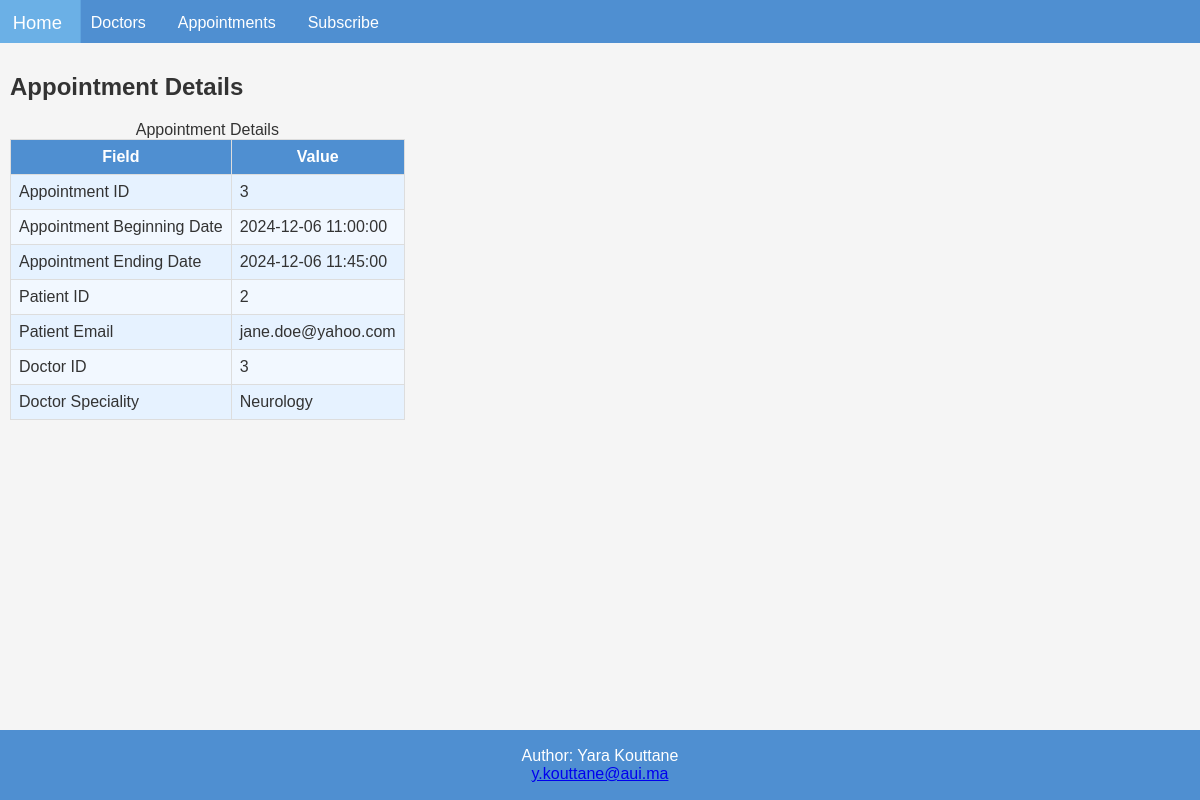
The app's page /appointments/appointment_details.php?id=3 with its own data.
### tables this page shows
CREATE TABLE APPOINTMENT(
    appointment_id INT PRIMARY KEY AUTO_INCREMENT,
    appointment_date_beg DATETIME NOT NULL,
    appointment_date_end DATETIME NOT NULL,
    patient_id INT NOT NULL,
    doctor_id INT NOT NULL,
    CONSTRAINT has_appointment 
    FOREIGN KEY (patient_id)
    REFERENCES patient(patient_id),
    CONSTRAINT gives_appointment 
    FOREIGN KEY (doctor_id)
    REFERENCES doctor(doctor_id)
);

CREATE TABLE patient(
    patient_id INT PRIMARY KEY AUTO_INCREMENT,
    patient_last_name varchar(64) NOT NULL,
    patient_first_name varchar(64) NOT NULL,
    patient_phone varchar(10) NOT NULL UNIQUE,
    patient_email varchar(64) NOT NULL UNIQUE,
    patient_password varchar(64) NOT NULL
);

CREATE TABLE doctor(
    doctor_id INT PRIMARY KEY AUTO_INCREMENT,
    doctor_last_name varchar(64) NOT NULL,
    doctor_first_name varchar(64) NOT NULL,
    doctor_speciality varchar(64) NOT NULL
);

### appointments/appointment_details.php (the view, shortened to what this page needs)
<!DOCTYPE html>
<html>
<head>
  <link rel="stylesheet" href="css/mystyle.css">
</head>
<body>
    <div class="wrapper">
<?php include '../inc/header.php'; ?>
<div class="content">
<h2>Appointment Details</h2>
<?php
include "../config/init.php";
try {
    if (isset($_GET['id']) && is_numeric($_GET['id'])) {
        $appointment_id = intval($_GET['id']);
        $conn = new PDO("mysql:host=$server;dbname=$db", $user, $password);
        $qry = "SELECT APPOINTMENT_ID, APPOINTMENT_DATE_BEG, APPOINTMENT_DATE_END,
                       P.PATIENT_ID, P.PATIENT_EMAIL,
                       D.DOCTOR_ID, D.DOCTOR_SPECIALITY
                FROM APPOINTMENT A
                JOIN PATIENT P ON A.patient_id = P.PATIENT_ID
                JOIN DOCTOR D ON A.DOCTOR_id = D.DOCTOR_ID
                WHERE APPOINTMENT_ID = :appointment_id;";
        $stmt = $conn->prepare($qry);
        $stmt->execute(['appointment_id' => $appointment_id]);
        $result = $stmt->fetch(PDO::FETCH_ASSOC);
        if ($result) {
            echo "<table>\n";
            echo "<caption>Appointment Details</caption>\n";
            echo "<tr><th>Field</th><th>Value</th></tr>\n";
            echo "<tr><td>Appointment ID</td><td>" . $result['APPOINTMENT_ID'] . "</td></tr>";
            echo "<tr><td>Appointment Beginning Date</td><td>" . $result['APPOINTMENT_DATE_BEG'] . "</td></tr>";
            echo "<tr><td>Appointment Ending Date</td><td>" . $result['APPOINTMENT_DATE_END'] . "</td></tr>";
            echo "<tr><td>Patient ID</td><td>" . $result['PATIENT_ID'] . "</td></tr>";
            echo "<tr><td>Patient Email</td><td>" . $result['PATIENT_EMAIL'] . "</td></tr>";
            echo "<tr><td>Doctor ID</td><td>" . $result['DOCTOR_ID'] . "</td></tr>";
            echo "<tr><td>Doctor Speciality</td><td>" . $result['DOCTOR_SPECIALITY'] . "</td></tr>";
            echo "</table>\n";
        } else {
            echo "<p>No appointment found with ID: $appointment_id</p>";
        }
    } else {
        echo "<p>Invalid or missing appointment ID.</p>";
    }
}
catch(PDOException $e) {
    echo "<p>Error: " . $e->getMessage() . "</p>";
}
?>
</div>
<?php include '../inc/footer.php'; ?>
</div>
</body>
</html>

### css/mystyle.css (style rules this page uses)
* { box-sizing: border-box; font-family: Arial, Helvetica, sans-serif; }
body { margin: 0; font-family: system-ui, -apple-system, BlinkMacSystemFont, 'Segoe UI', Roboto, Oxygen, Ubuntu, Cantarell, 'Open Sans', 'Helvetica Neue', sans-serif; background-color: #ffffff; }
.content { background-color: #f5f5f5; padding: 10px; height: 100%; color: #333333; }
table, th, td { border: 1px solid #dddddd; border-collapse: collapse; }
th { background-color: #4f8fd1; color: white; padding: 8px; }
td { padding: 8px; }
tr:nth-child(even) { background-color: #e6f2ff; color: #333; }
tr:nth-child(odd) { background-color: #f2f8ff; color: #333; }
.wrapper { height: 100vh; display: flex; flex-direction: column; }

### records on screen
appointment: appointment_id "3", appointment_date_beg "2024-12-06 11:00:00", appointment_date_end "2024-12-06 11:45:00", patient.patient_id "2", patient.patient_email "jane.doe@yahoo.com", doctor.doctor_id "3", doctor.doctor_speciality "Neurology"
